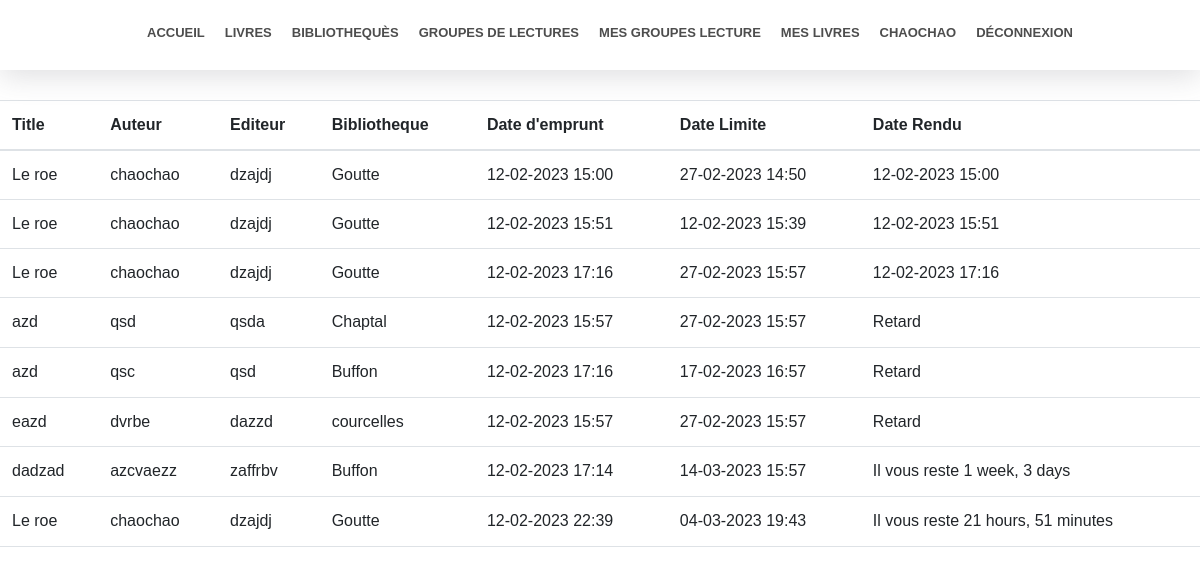
The page /meslivres (signed in) on the database its author committed.
### accounts/models.py (models this page shows, shortened)
class CustomUser(AbstractUser):
    is_libraire = models.BooleanField(default=False)
    adresse = models.CharField(max_length=200, blank=False)
    cp = models.CharField(max_length=6, blank=False)

class Pret(models.Model):
    date = models.DateTimeField(auto_now=True)
    user = models.ForeignKey(CustomUser, on_delete=models.CASCADE)
    livre = models.ForeignKey(Livre, on_delete=models.CASCADE)
    dateend = models.DateTimeField()
    daterendu = models.DateTimeField(default=None, blank=True, null=True)

class Livre(models.Model):
    titre = models.CharField(max_length=60)
    auteur = models.CharField(max_length=60)
    jaquette = models.CharField(max_length=60)
    editeur = models.CharField(max_length=60)
    collection = models.CharField(max_length=60)
    genre = models.CharField(max_length=60)
    dispo = models.BooleanField(default=True)
    biblio = models.ForeignKey(Biliotheque, on_delete=models.CASCADE)

class Biliotheque(models.Model):
    name = models.CharField(max_length=60)
    adresse = models.CharField(max_length=60)
    ville = models.CharField(max_length=50)
    cp = models.CharField(max_length=60)

### livre/views.py (the view)
# urls.py: path('meslivres', livre_views.meslivres, name="meslivres"),
@login_required()
def meslivres(request):
    context = {}
    now = datetime.now()
    context["todaynow"] = now.replace(tzinfo=pytz.utc)
    context["prets"] = Pret.objects.filter(user_id=request.user.pk)
    return render(request, 'livre/meslivres.html', context=context)

### templates/livre/meslivres.html
{% extends 'index.html' %}
{% block content %}
    <div style="height: 100px"></div>
    <section style="max-width: 1400px;margin: auto;">
        <table class="table">
            <thead>
                <tr>
                    <th>Title</th>
                    <th>Auteur</th>
                    <th>Editeur</th>
                    <th>Bibliotheque</th>
                    <th>Date d'emprunt</th>
                    <th>Date Limite</th>
                    <th>Date Rendu</th>
                </tr>
            </thead>
            <tbody>
                {% for pret in prets %}
                    <tr>
                        <td>{{ pret.livre.titre }}</td>
                        <td>{{ pret.livre.auteur }}</td>
                        <td>{{ pret.livre.editeur }}</td>
                        <td>{{ pret.livre.biblio.name }}</td>
                        <td>{{ pret.date|date:"d-m-Y H:i" }}</td>
                        <td>{{ pret.dateend|date:"d-m-Y H:i" }}</td>
                        {% if pret.daterendu %}
                            <td>{{ pret.daterendu|date:"d-m-Y H:i" }}</td>
                        {% elif pret.dateend <= todaynow %}
                            <td>Retard <iconify-icon icon="material-symbols:circle" style="color: red;" width="24" class="icone-center"></iconify-icon></td>
                        {% else %}
                            <td>Il vous reste {{ todaynow|timesince:pret.dateend }}<iconify-icon icon="material-symbols:circle" style="color: green;" width="24" class="icone-center"></iconify-icon></td>
                        {% endif %}
                    </tr>
                {% endfor %}
            </tbody>
        </table>
    </section>
{% endblock %}

### templates/index.html (shortened to what this page needs)
<!doctype html>
<html lang="fr">
<head>
    <link href="https://cdn.jsdelivr.net/npm/bootstrap@5.3.0-alpha1/dist/css/bootstrap.min.css" rel="stylesheet">
    <link rel="stylesheet" href="https://cdn.jsdelivr.net/npm/bootstrap-select@1.13.9/dist/css/bootstrap-select.min.css">
    <link rel="stylesheet" href="https://stackpath.bootstrapcdn.com/bootstrap/4.3.1/css/bootstrap.min.css">
    <link rel="stylesheet" href="https://cdn.jsdelivr.net/npm/bootstrap-select@1.13.9/dist/css/bootstrap-select.min.css">
    {% load static %}
    <link rel="stylesheet" type='text/css' href="{% static '/css/main.css' %}">
</head>
<body>
    <div class="div-navbar">
        <section class="section-navbar">
            <section class="section-navbar-center" id="section-navbar-center">
                <div class="section-navbar-center-div">
                    <span class="section-navbar-center-span section-navbar-center-span-margin">
                         <a href="{% url 'home' %}"><span>Accueil</span></a>
                    </span>
                    <span class="section-navbar-center-span">
                        <a href="{% url 'livres' %}"><span>Livres</span></a>
                    </span>
                    <span class="section-navbar-center-span">
                        <a href="{% url 'bibliotheques' %}"><span>Bibliothequès</span></a>
                    </span>
                    <span class="section-navbar-center-span">
                        <a href="{% url 'groupe-lecture' %}"><span>Groupes de lectures</span></a>
                    </span>
                    {% if user.username %}
                        <span class="section-navbar-center-span">
                            <a href="{% url 'meslecture' %}"><span>Mes Groupes Lecture</span></a>
                        </span>
                        <span class="section-navbar-center-span">
                            <a href="{% url 'meslivres' %}"><span>Mes livres</span></a>
                        </span>
                        <span class="section-navbar-center-span">
                            <span><iconify-icon icon="mdi:user" width="34" class="icone-center"></iconify-icon>{{ user.username }}</span>
                        </span>
                        <span class="section-navbar-center-span">
                            <a href="{% url 'logout' %}"><span><iconify-icon icon="material-symbols:logout" width="34" class="icone-center"></iconify-icon>Déconnexion</span></a>
                        </span>
                    {% endif %}
                </div>
            </section>
        </section>
    </div>
    {% block content %}
    {% endblock %}
    <div style="height: 100px;"></div>
   </body>
</html>

### static/css/main.css (style rules this page uses)
section { font-family: "Public Sans", sans-serif; }
body { margin: 0; }
.section-navbar { height: 70px; display: flex; align-items: center; margin: 0 auto; padding: 0 20px; z-index: 20; }
.div-navbar { min-height: 70px; background-color: white; z-index: 20; position: fixed; display: flex; align-items: center; width: 100%; box-shadow: rgb(100 100 111 / 20%) 0px 7px 29px 0px }
.section-navbar-center-div { display: flex; }
.section-navbar-center { display: flex; margin: 0 auto; height: 100%; align-items: center; grid-column-gap: 10px; column-gap: 10px; }
.section-navbar-center-span { text-transform: uppercase; padding: 0; font-weight: 600; font-family: Public Sans,sans-serif; font-size: 13px; color: #4d4d4d; display: flex; align-items: center; flex-shrink: 0; flex-grow: 1; border-bottom: 4px solid transparent; padding: 0 10px; }
.section-navbar-center-span a { text-decoration: none; color: #4d4d4d; }
.section-navbar-center-span-margin { margin-left: 20px; }

### rows shown on the page
CustomUser: username "CHAOCHAO"
Pret: livre.titre "Le roe", livre.auteur "chaochao", livre.editeur "dzajdj", livre.biblio.name "Goutte", date "12-02-2023 15:00", dateend "27-02-2023 14:50", daterendu "12-02-2023 15:00"
Pret: livre.titre "Le roe", livre.auteur "chaochao", livre.editeur "dzajdj", livre.biblio.name "Goutte", date "12-02-2023 15:51", dateend "12-02-2023 15:39", daterendu "12-02-2023 15:51"
Pret: livre.titre "Le roe", livre.auteur "chaochao", livre.editeur "dzajdj", livre.biblio.name "Goutte", date "12-02-2023 17:16", dateend "27-02-2023 15:57", daterendu "12-02-2023 17:16"
Pret: livre.titre "azd", livre.auteur "qsd", livre.editeur "qsda", livre.biblio.name "Chaptal", date "12-02-2023 15:57", dateend "27-02-2023 15:57", shows "Retard"
Pret: livre.titre "azd", livre.auteur "qsc", livre.editeur "qsd", livre.biblio.name "Buffon", date "12-02-2023 17:16", dateend "17-02-2023 16:57", shows "Retard"
Pret: livre.titre "eazd", livre.auteur "dvrbe", livre.editeur "dazzd", livre.biblio.name "courcelles", date "12-02-2023 15:57", dateend "27-02-2023 15:57", shows "Retard"
Pret: livre.titre "dadzad", livre.auteur "azcvaezz", livre.editeur "zaffrbv", livre.biblio.name "Buffon", date "12-02-2023 17:14", dateend "14-03-2023 15:57", dateend "1 week, 3 days"
Pret: livre.titre "Le roe", livre.auteur "chaochao", livre.editeur "dzajdj", livre.biblio.name "Goutte", date "12-02-2023 22:39", dateend "04-03-2023 19:43", dateend "21 hours, 51 minutes"
